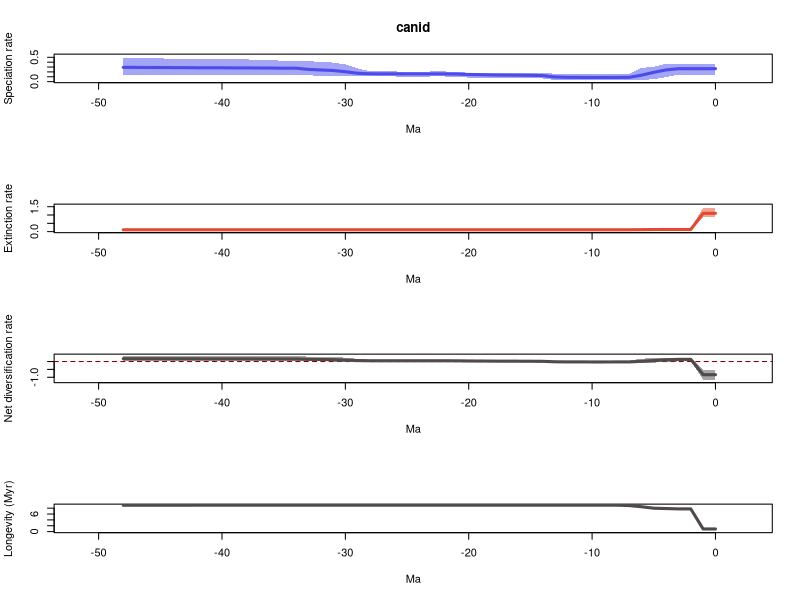

Recreate this plot in R.
# 1 files combined:
# 	/home/eeb177-student/Desktop/eeb177/lab-work/exercise-9/pyrate_mcmc_logs/canid_occ_1_marginal_rates.log

# 95% HPDs calculated using code from Biopy (https://www.cs.auckland.ac.nz/~yhel002/biopy/)

pdf(file='/home/eeb177-student/Desktop/eeb177/lab-work/exercise-9/pyrate_mcmc_logs/canid_occ_1_marginal_rates_RTT.pdf',width=0.6*9, height=16.8)
par(mfrow=c(4,1))
library(scales)
L_hpd_m95=c(0.144334058543, 0.144334058543,0.144334058543,0.144334058543,0.0920080813961,0.0486147844413,0.0361730323472,0.0309321223676,0.0309321223676,0.0340531969272,0.0340531969272,0.034642080741,0.034642080741,0.0340531969272,0.0651540341768,0.0753351060231,0.0775053120292,0.0796487888719,0.0793905510594,0.0831307720933,0.0833923005058,0.0981053120599,0.106229433351,0.106229433351,0.0981053120599,0.0981053120599,0.106229433351,0.106229433351,0.10990246739,0.106229433351,0.109035096365,0.110460444728,0.110460444728,0.136965378899,0.133936344337,0.133936344337,0.133936344337,0.131657377153,0.133936344337,0.133936344337,0.131657377153,0.131657377153,0.131657377153,0.131657377153,0.133936344337,0.133936344337,0.146672641698,0.133936344337,0.133936344337)
L_hpd_M95=c(0.371484511648, 0.371484511648,0.371484511648,0.371484511648,0.368682901635,0.302425895169,0.284561521094,0.16088876361,0.16088876361,0.16088876361,0.16088876361,0.159268825374,0.159268825374,0.16088876361,0.184161002534,0.184161002534,0.184161002534,0.184161002534,0.182146245481,0.184161002534,0.184161002534,0.197589973437,0.210205992639,0.210205992639,0.19876737777,0.19876737777,0.210205992639,0.210205992639,0.21517971173,0.270150064773,0.354252539503,0.392998374948,0.396882364302,0.428713486573,0.428713486573,0.428713486573,0.441048477273,0.441048477273,0.458526356498,0.458526356498,0.458526356498,0.458526356498,0.458526356498,0.458526356498,0.465189866045,0.479372596016,0.494331916978,0.487317463465,0.487317463465)
M_hpd_m95=c(0.852711875746, 0.852711875746,0.0859457641388,0.0859457641388,0.0893676002934,0.0893676002934,0.0893676002934,0.0893676002934,0.0922209192619,0.0922209192619,0.0922209192619,0.0922209192619,0.0922209192619,0.0922209192619,0.0922209192619,0.0922209192619,0.0922209192619,0.0922209192619,0.0922209192619,0.0922209192619,0.0922209192619,0.0922209192619,0.0922209192619,0.0922209192619,0.0922209192619,0.0922209192619,0.0922209192619,0.0922209192619,0.0922209192619,0.0922209192619,0.0922209192619,0.0922209192619,0.0922209192619,0.0922209192619,0.0922209192619,0.0922209192619,0.0922209192619,0.0922209192619,0.0922209192619,0.0922209192619,0.0922209192619,0.0922209192619,0.0922209192619,0.0893676002934,0.0893676002934,0.0893676002934,0.0893676002934,0.0893676002934,0.0893676002934)
M_hpd_M95=c(1.44697613722, 1.44697613722,0.206828551204,0.206828551204,0.203668736465,0.198029770933,0.188878850837,0.135408765745,0.135408765745,0.135408765745,0.135408765745,0.135408765745,0.135408765745,0.135408765745,0.135408765745,0.135408765745,0.135408765745,0.135408765745,0.135408765745,0.135408765745,0.135408765745,0.135408765745,0.135408765745,0.135408765745,0.135408765745,0.135408765745,0.135408765745,0.135408765745,0.135408765745,0.135408765745,0.135408765745,0.135408765745,0.135408765745,0.135408765745,0.135408765745,0.135408765745,0.135408765745,0.135408765745,0.135408765745,0.135408765745,0.135408765745,0.135408765745,0.135408765745,0.133115777738,0.133115777738,0.133115777738,0.133115777738,0.133115777738,0.133115777738)
R_hpd_m95=c(-1.16132344071, -1.16132344071,0.00780001203567,0.00780001203567,-0.0475943959817,-0.0644603055687,-0.0871557687319,-0.0919006141373,-0.0919006141373,-0.0882542020727,-0.0882542020727,-0.0882542020727,-0.0919006141373,-0.0871557687319,-0.0543912292292,-0.0403369162161,-0.0410875366314,-0.0403369162161,-0.0403369162161,-0.0395844171387,-0.0295616049099,-0.00845776569052,-0.00845776569052,-0.00845776569052,-0.00845776569052,-0.00845776569052,-0.00845776569052,-0.00845776569052,-0.00845776569052,-0.00845776569052,-0.00743141178157,0.00309168915307,0.00309168915307,0.012937191539,0.0231191700286,0.0231191700286,0.00309168915307,0.00309168915307,0.0231191700286,0.0231191700286,0.0150110621147,0.0150110621147,0.0150110621147,0.00941010712606,0.00309168915307,0.00941010712606,0.00941010712606,0.00309168915307,0.00309168915307)
R_hpd_M95=c(-0.516305731584, -0.516305731584,0.242694842291,0.242694842291,0.225232131656,0.210507408619,0.187287389623,0.0508100716056,0.0402915909296,0.0423464132679,0.0423464132679,0.0402915909296,0.0402915909296,0.0541377972841,0.0753716120487,0.0760525773096,0.0742259880359,0.0742259880359,0.0742259880359,0.0762189029707,0.0858512309185,0.0995925097149,0.0995925097149,0.0995925097149,0.0955709163186,0.0955709163186,0.0995925097149,0.0995925097149,0.108996882618,0.1654437674,0.247808478082,0.293471896223,0.307132911049,0.317627389515,0.3333446007,0.3333446007,0.326733731436,0.326733731436,0.350653993011,0.350653993011,0.350653993011,0.350653993011,0.350653993011,0.350653993011,0.350653993011,0.367611158457,0.367611158457,0.367611158457,0.367611158457)
L_mean=c(0.266191036603, 0.266191036603,0.266191036603,0.266191036603,0.240800069315,0.190962459263,0.131732853584,0.0880824807873,0.0860900934865,0.0854245562791,0.0854245562791,0.0866608421283,0.0882472797464,0.0951073310661,0.123617128785,0.129623038633,0.132681038101,0.134160719951,0.136923722212,0.14273798106,0.147115635953,0.156642006633,0.159567262605,0.159567262605,0.159466987238,0.159466987238,0.159802048844,0.159848283075,0.161450389963,0.171264948318,0.203918089711,0.228875179632,0.239765816195,0.251651570927,0.275918041668,0.275946527486,0.278865612958,0.279985568492,0.282312244513,0.282312244513,0.28463103966,0.28463103966,0.285285854654,0.287192189318,0.288237810045,0.289584622788,0.290417522905,0.292627735456,0.292692997069)
M_mean=c(1.10315588451, 1.10315588451,0.1290401103,0.1290401103,0.127079033302,0.125281859154,0.117790321718,0.112454892597,0.110976512082,0.110976512082,0.110976512082,0.110976512082,0.110976512082,0.110897757578,0.110897757578,0.110897757578,0.110897757578,0.110897757578,0.110897757578,0.110897757578,0.110897757578,0.110897757578,0.110897757578,0.110897757578,0.110897757578,0.110897757578,0.110897757578,0.110897757578,0.110897757578,0.110897757578,0.110897757578,0.110897757578,0.110897757578,0.110897757578,0.110897757578,0.110897757578,0.110897757578,0.110897757578,0.110897757578,0.110897757578,0.110897757578,0.110897757578,0.110897757578,0.111200899856,0.111200899856,0.111200899856,0.111200899856,0.111200899856,0.111200899856)
R_mean=c(-0.836964847909, -0.836964847909,0.137150926303,0.137150926303,0.113721036013,0.065680600109,0.0139425318661,-0.0243724118094,-0.0248864185956,-0.0255519558031,-0.0255519558031,-0.0243156699539,-0.0227292323358,-0.0157904265123,0.0127193712069,0.0187252810547,0.0217832805222,0.023262962373,0.0260259646338,0.0318402234819,0.0362178783743,0.0457442490543,0.0486695050263,0.0486695050263,0.0485692296595,0.0485692296595,0.0489042912658,0.0489505254969,0.0505526323844,0.0603671907399,0.0930203321322,0.117977422054,0.128868058617,0.140753813348,0.16502028409,0.165048769907,0.16796785538,0.169087810914,0.171414486934,0.171414486934,0.173733282082,0.173733282082,0.174388097075,0.175991289462,0.177036910188,0.178383722932,0.179216623048,0.1814268356,0.181492097212)
trans=0.5
age=(0:(49-1))* -1
plot(age,age,type = 'n', ylim = c(0, 0.543765108675), xlim = c(-51.45,2.45), ylab = 'Speciation rate', xlab = 'Ma',main='canid' )
polygon(c(age, rev(age)), c(L_hpd_M95, rev(L_hpd_m95)), col = alpha("#4c4cec",trans), border = NA)
lines(rev(age), rev(L_mean), col = "#4c4cec", lwd=3)
plot(age,age,type = 'n', ylim = c(0, 1.59167375094), xlim = c(-51.45,2.45), ylab = 'Extinction rate', xlab = 'Ma' )
polygon(c(age, rev(age)), c(M_hpd_M95, rev(M_hpd_m95)), col = alpha("#e34a33",trans), border = NA)
lines(rev(age), rev(M_mean), col = "#e34a33", lwd=3)
plot(age,age,type = 'n', ylim = c(-1.27745578478, 0.404372274303), xlim = c(-51.45,2.45), ylab = 'Net diversification rate', xlab = 'Ma' )
abline(h=0,lty=2,col="darkred")
polygon(c(age, rev(age)), c(R_hpd_M95, rev(R_hpd_m95)), col = alpha("#504A4B",trans), border = NA)
lines(rev(age), rev(R_mean), col = "#504A4B", lwd=3)
plot(age,age,type = 'n', ylim = c(0, max(1/M_mean)), xlim = c(-51.45,2.45), ylab = 'Longevity (Myr)', xlab = 'Ma' )
lines(rev(age), rev(1/M_mean), col = "#504A4B", lwd=3)
n <- dev.off()